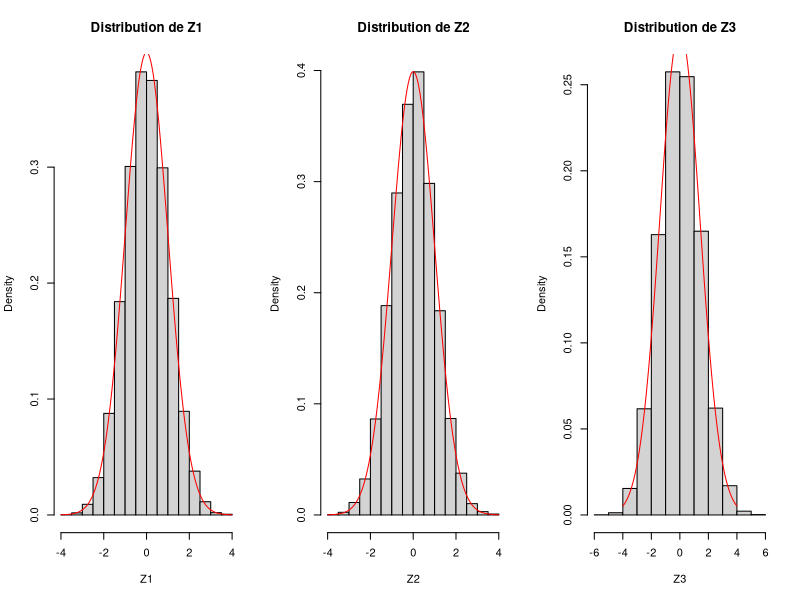

Here is the R script that generated this plot:

n <- 10000


U1 <- runif(n)
U2 <- runif(n)


Z1 <- sqrt(-2 * log(U1)) * cos(2 * pi * U2)
Z2 <- sqrt(-2 * log(U1)) * sin(2 * pi * U2)
Z3 <- sqrt(2) * Z1

xx <- seq(-4,4,by=0.01)
yy <- 1/sqrt(2 * pi) * exp((-1) * (xx^2)/2)
V3 <- 2
yyy <- 1/sqrt(2 * pi* V3)  *exp((-1) * (xx^2)/(2 * V3))


par(mfrow = c(1,3))

hist(Z1, main = "Distribution de Z1", freq=FALSE)
lines(xx,yy,col='red')
hist(Z2, main = "Distribution de Z2", freq=FALSE)
lines(xx,yy,col='red')
hist(Z3, main = "Distribution de Z3", freq=FALSE)
lines(xx,yyy,col='red')










